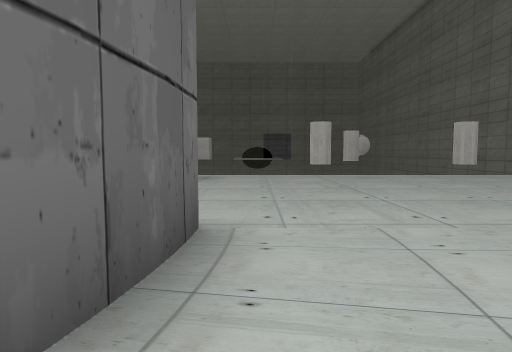
view 1 (above)

16 first-person views from a walk through a Unity game level. The camera is 1.2 m above the floor, tilts 4° down and sees 75° across. The floor is counted in squares, 2 m on a side. Each view is taken from the middle of a square. On the plan, view 1 faces up. The plan holds only what a view shows up to about 10 squares ahead; the rest is blank. The place goes on beyond the plan. The player character is not drawn. Some surface patterns are stand-ins.

view 2
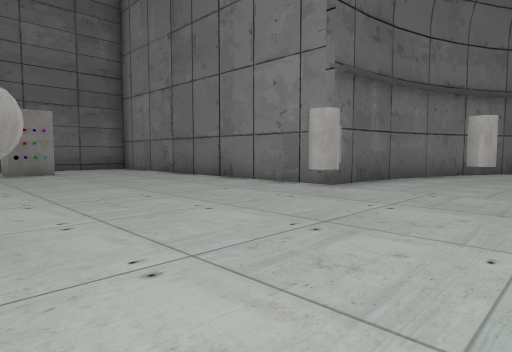

view 3
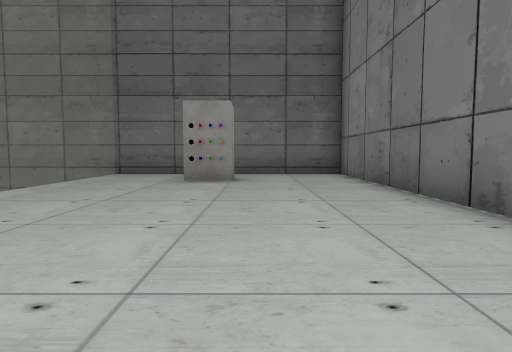

view 4
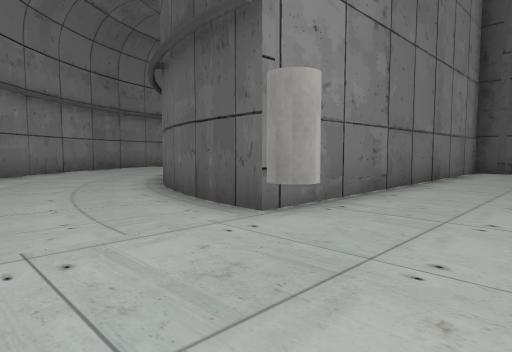

view 5
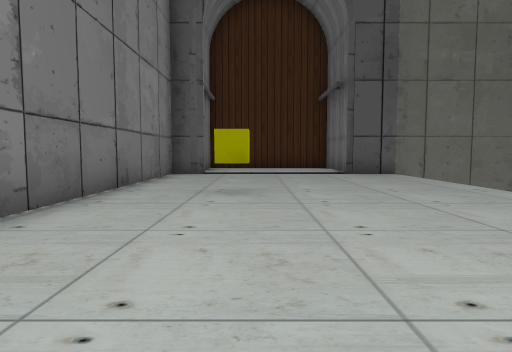

view 6
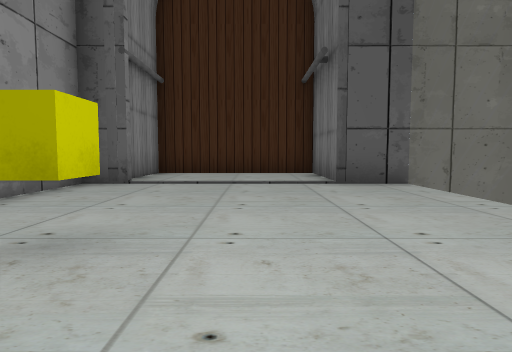

view 7
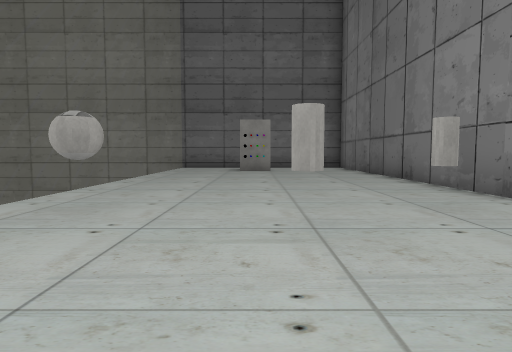

view 8
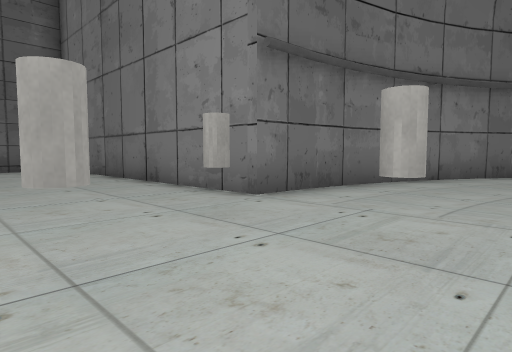

view 9
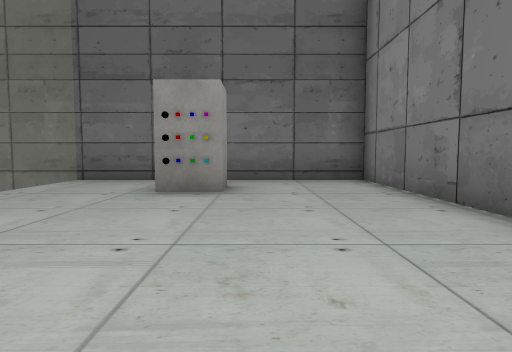

view 10
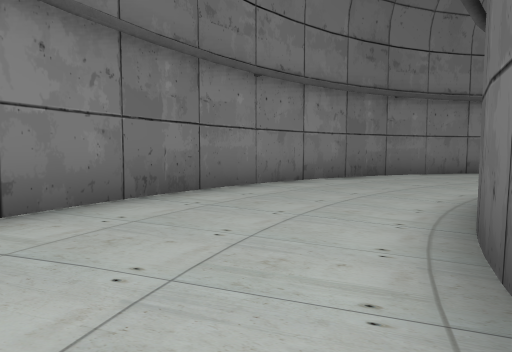

view 11
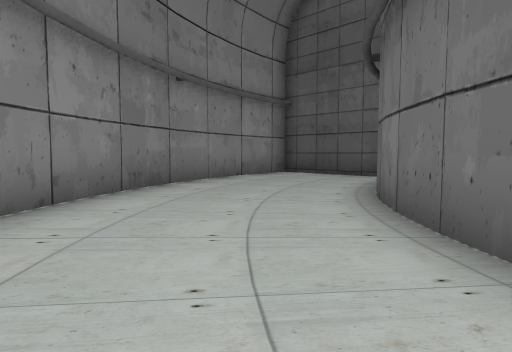

view 12
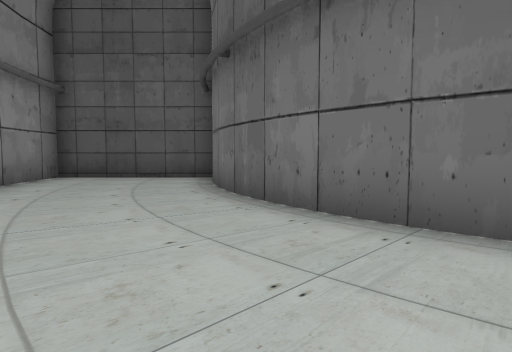

view 13
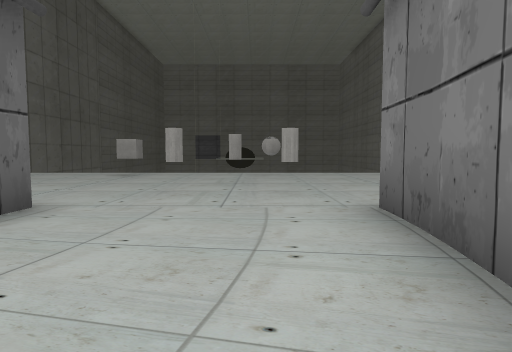

view 14
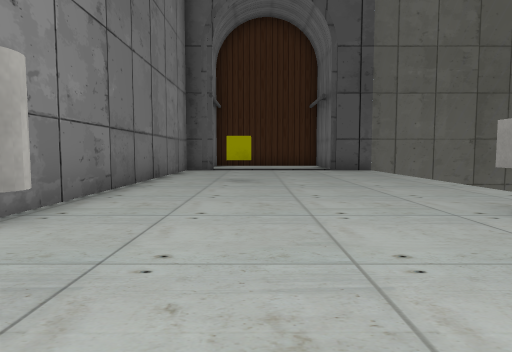

view 15
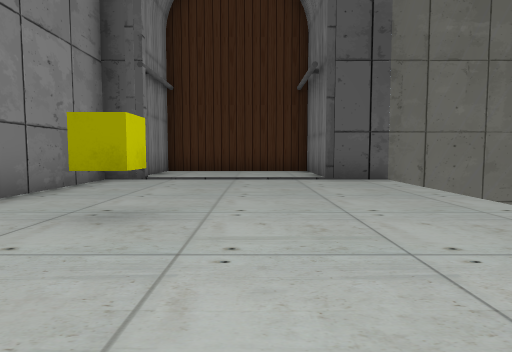

view 16
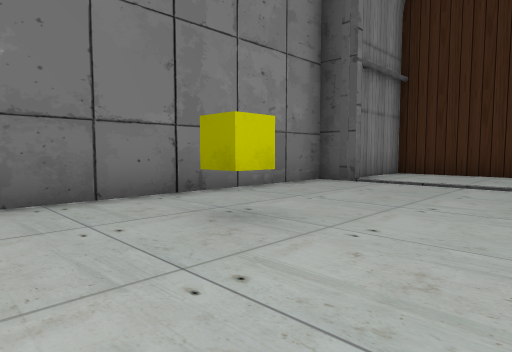

### Floor plan
Key: @ floor where view 1 was taken; # wall or solid block; . floor; = window, fence, low wall or low ledge; C cube; B ball; Y cylinder; E yellow cube; O other object.
Columns run from 12 left of view 1 to 13 right of it. Each row starts with its distance up from view 1.
 10   #                     #
  9   #======= ==============
  8 ###........C..B..........#
  7 #........................#
  6 #.............Y.......OO.#
  5 #......E.................#
  4 #............Y.Y.........#
  3 ###......................#
  2   ##########....##########
  1            #....#
  0           ##@..##
 -1           #....#
 -2          ##....#
 -3         ##....##
 -4      ####....##
 -5     ##.......#
 -6     #.......##
 -7     #.....###
 -8     #...###
 -9     #####

Where each view was taken, in squares from view 1:
view 1: 0 up, 0 right, facing up
view 2: 8 up, 0 right, facing down-right
view 3: 5 up, 3 right, facing right
view 4: 5 up, 2 right, facing down-left
view 5: 5 up, 0 right, facing left
view 6: 6 up, 3 left, facing left
view 7: 6 up, 1 left, facing right
view 8: 6 up, 0 right, facing down-right
view 9: 5 up, 5 right, facing right
view 10: 1 up, 0 right, facing down
view 11: 2 down, 0 right, facing down-left
view 12: 4 down, 0 right, facing left
view 13: 1 down, 2 right, facing up
view 14: 5 up, 2 right, facing left
view 15: 6 up, 2 left, facing left
view 16: 7 up, 3 left, facing down-left
